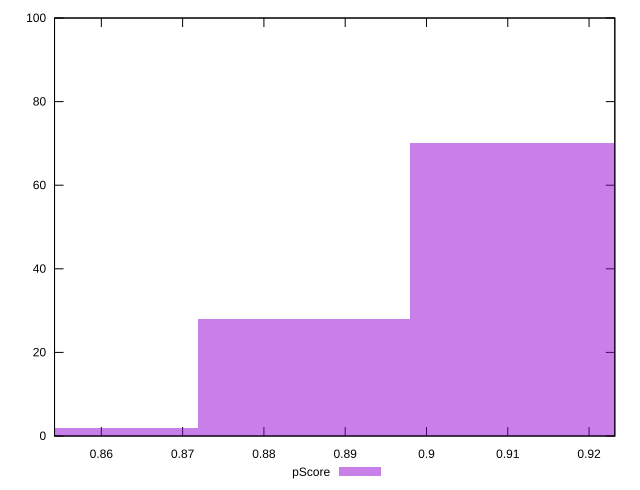

Generate this figure with gnuplot:
reset

$pScore <<EOF
0.8849551457109038 28
0.9109832382318128 70
0.858927053189995 2
EOF

set key outside below
set boxwidth 0.026028092520908937
set xrange [0.8542425396099678:0.9231692315882869]
set yrange [0:100]
set trange [0:100]
set style fill transparent solid 0.5 noborder
set terminal svg size 640, 490 enhanced background rgb 'white'
set output "report_00008_2021-01-22T20:58:29.167/total-blocking-time/samples/pages+cached+nointeractive/pScore/histogram.svg"

plot $pScore title "pScore" with boxes

reset
